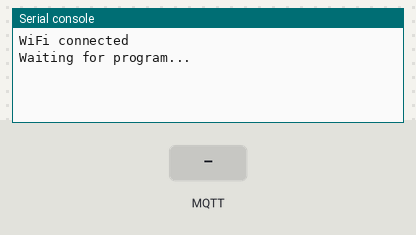
Recording of a program running on a simulated Raspberry Pi Pico running MicroPython. On the bench: the last lines printed to the serial console. Inputs (shaded band) come from the test bench. WiFi joins after 1.5 s; no MQTT or app messages arrive unless stated.

Above: at 2.8 s.
2.9 s: MQTT message "1" arrives on the first subscribed topic
At 3.9 s:
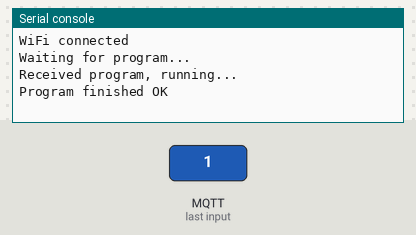
4.4 s: MQTT message "on" arrives on the first subscribed topic
At 5.2 s:
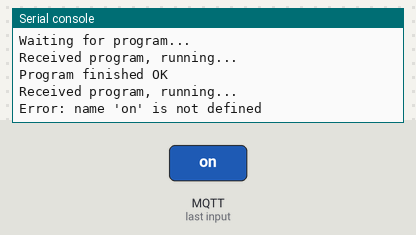
5.9 s: MQTT message "off" arrives on the first subscribed topic
At 6.5 s:
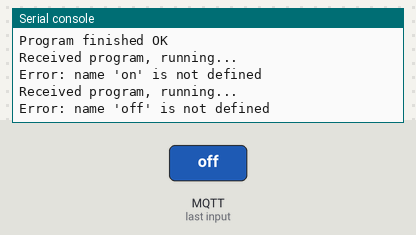

Measured:
- after the input at 2.9 s, the serial console: prints a new line after 0.05 s (image 1)
- after the input at 4.4 s, the serial console: prints a new line after 0.06 s (image 2)
- after the input at 5.9 s, the serial console: prints a new line after 0.06 s (image 3)

The program:

mqtt_client_code_runner.py
```python
import network
import time
from umqtt.simple import MQTTClient

SSID = "Room32"
PASSWORD = "password32"

def connect_wifi():
    wlan = network.WLAN(network.STA_IF)
    wlan.active(True)
    wlan.connect(SSID, PASSWORD)
    while not wlan.isconnected():
        time.sleep(0.5)
    print("WiFi connected")

def on_message(topic, msg):
    print("Received program, running...")
    try:
        exec(msg.decode())
        print("Program finished OK")
    except Exception as e:
        print("Error:", e)

connect_wifi()

client = MQTTClient("pico_001", "broker.hivemq.com")
client.set_callback(on_message)
client.connect()
client.subscribe(b"mypico/inbox")
print("Waiting for program...")

while True:
    client.check_msg()
    time.sleep(0.1)
```
